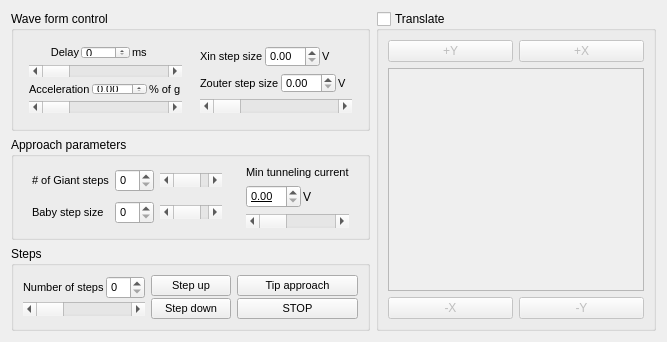
<?xml version="1.0" encoding="UTF-8"?>
<ui version="4.0">
 <class>TipApproach</class>
 <widget class="QWidget" name="TipApproach">
  <property name="geometry">
   <rect>
    <x>0</x>
    <y>0</y>
    <width>667</width>
    <height>342</height>
   </rect>
  </property>
  <property name="sizePolicy">
   <sizepolicy hsizetype="Minimum" vsizetype="Minimum">
    <horstretch>0</horstretch>
    <verstretch>0</verstretch>
   </sizepolicy>
  </property>
  <property name="minimumSize">
   <size>
    <width>667</width>
    <height>339</height>
   </size>
  </property>
  <property name="windowTitle">
   <string>Form</string>
  </property>
  <layout class="QGridLayout" name="gridLayout_3">
   <item row="0" column="0">
    <layout class="QVBoxLayout" name="verticalLayout_8">
     <item>
      <widget class="QGroupBox" name="groupBox">
       <property name="title">
        <string>Wave form control</string>
       </property>
       <layout class="QGridLayout" name="gridLayout_9">
        <item row="0" column="0">
         <widget class="QWidget" name="widget_4" native="true">
          <layout class="QGridLayout" name="gridLayout_8">
           <property name="leftMargin">
            <number>6</number>
           </property>
           <property name="topMargin">
            <number>6</number>
           </property>
           <property name="rightMargin">
            <number>6</number>
           </property>
           <property name="bottomMargin">
            <number>6</number>
           </property>
           <item row="0" column="0">
            <layout class="QHBoxLayout" name="horizontalLayout">
             <property name="spacing">
              <number>2</number>
             </property>
             <item>
              <widget class="QLabel" name="label">
               <property name="font">
                <font>
                 <pointsize>8</pointsize>
                </font>
               </property>
               <property name="layoutDirection">
                <enum>Qt::LeftToRight</enum>
               </property>
               <property name="text">
                <string>Delay</string>
               </property>
               <property name="alignment">
                <set>Qt::AlignRight|Qt::AlignTrailing|Qt::AlignVCenter</set>
               </property>
               <property name="margin">
                <number>4</number>
               </property>
              </widget>
             </item>
             <item>
              <widget class="QSpinBox" name="spinBox">
               <property name="font">
                <font>
                 <pointsize>8</pointsize>
                </font>
               </property>
              </widget>
             </item>
             <item>
              <widget class="QLabel" name="label_2">
               <property name="font">
                <font>
                 <pointsize>8</pointsize>
                </font>
               </property>
               <property name="text">
                <string>ms</string>
               </property>
              </widget>
             </item>
            </layout>
           </item>
           <item row="1" column="0">
            <widget class="QScrollBar" name="horizontalScrollBar">
             <property name="orientation">
              <enum>Qt::Horizontal</enum>
             </property>
            </widget>
           </item>
           <item row="2" column="0">
            <layout class="QHBoxLayout" name="horizontalLayout_2">
             <property name="spacing">
              <number>2</number>
             </property>
             <item>
              <widget class="QLabel" name="label_3">
               <property name="font">
                <font>
                 <pointsize>8</pointsize>
                </font>
               </property>
               <property name="text">
                <string>Acceleration</string>
               </property>
              </widget>
             </item>
             <item>
              <widget class="QDoubleSpinBox" name="doubleSpinBox">
               <property name="font">
                <font>
                 <pointsize>8</pointsize>
                </font>
               </property>
              </widget>
             </item>
             <item>
              <widget class="QLabel" name="label_4">
               <property name="font">
                <font>
                 <pointsize>8</pointsize>
                </font>
               </property>
               <property name="text">
                <string>% of g</string>
               </property>
              </widget>
             </item>
            </layout>
           </item>
           <item row="3" column="0">
            <widget class="QScrollBar" name="horizontalScrollBar_2">
             <property name="orientation">
              <enum>Qt::Horizontal</enum>
             </property>
            </widget>
           </item>
          </layout>
         </widget>
        </item>
        <item row="0" column="1">
         <widget class="QWidget" name="widget_8" native="true">
          <layout class="QGridLayout" name="gridLayout_7">
           <property name="leftMargin">
            <number>6</number>
           </property>
           <property name="topMargin">
            <number>6</number>
           </property>
           <property name="rightMargin">
            <number>6</number>
           </property>
           <property name="bottomMargin">
            <number>6</number>
           </property>
           <item row="0" column="0">
            <layout class="QHBoxLayout" name="horizontalLayout_3">
             <property name="spacing">
              <number>2</number>
             </property>
             <item>
              <widget class="QLabel" name="label_5">
               <property name="font">
                <font>
                 <pointsize>8</pointsize>
                </font>
               </property>
               <property name="text">
                <string>Xin step size</string>
               </property>
              </widget>
             </item>
             <item>
              <widget class="QDoubleSpinBox" name="doubleSpinBox_2">
               <property name="font">
                <font>
                 <pointsize>8</pointsize>
                </font>
               </property>
              </widget>
             </item>
             <item>
              <widget class="QLabel" name="label_6">
               <property name="font">
                <font>
                 <pointsize>8</pointsize>
                </font>
               </property>
               <property name="text">
                <string>V</string>
               </property>
              </widget>
             </item>
            </layout>
           </item>
           <item row="1" column="0">
            <layout class="QHBoxLayout" name="horizontalLayout_4">
             <property name="spacing">
              <number>2</number>
             </property>
             <item>
              <widget class="QLabel" name="label_7">
               <property name="font">
                <font>
                 <pointsize>8</pointsize>
                </font>
               </property>
               <property name="text">
                <string>Zouter step size</string>
               </property>
              </widget>
             </item>
             <item>
              <widget class="QDoubleSpinBox" name="doubleSpinBox_3">
               <property name="font">
                <font>
                 <pointsize>8</pointsize>
                </font>
               </property>
              </widget>
             </item>
             <item>
              <widget class="QLabel" name="label_8">
               <property name="font">
                <font>
                 <pointsize>8</pointsize>
                </font>
               </property>
               <property name="text">
                <string>V</string>
               </property>
              </widget>
             </item>
            </layout>
           </item>
           <item row="2" column="0">
            <widget class="QScrollBar" name="horizontalScrollBar_3">
             <property name="orientation">
              <enum>Qt::Horizontal</enum>
             </property>
            </widget>
           </item>
          </layout>
         </widget>
        </item>
       </layout>
      </widget>
     </item>
     <item>
      <widget class="QGroupBox" name="groupBox_2">
       <property name="title">
        <string>Approach parameters</string>
       </property>
       <layout class="QGridLayout" name="gridLayout_6">
        <property name="topMargin">
         <number>0</number>
        </property>
        <property name="bottomMargin">
         <number>0</number>
        </property>
        <item row="0" column="1">
         <widget class="QWidget" name="widget_7" native="true">
          <layout class="QGridLayout" name="gridLayout_5">
           <property name="leftMargin">
            <number>9</number>
           </property>
           <property name="topMargin">
            <number>9</number>
           </property>
           <property name="rightMargin">
            <number>9</number>
           </property>
           <property name="bottomMargin">
            <number>9</number>
           </property>
           <property name="spacing">
            <number>6</number>
           </property>
           <item row="1" column="0">
            <layout class="QHBoxLayout" name="horizontalLayout_8">
             <property name="spacing">
              <number>2</number>
             </property>
             <property name="topMargin">
              <number>0</number>
             </property>
             <property name="bottomMargin">
              <number>0</number>
             </property>
             <item>
              <widget class="QDoubleSpinBox" name="doubleSpinBox_4">
               <property name="font">
                <font>
                 <pointsize>8</pointsize>
                 <underline>true</underline>
                </font>
               </property>
              </widget>
             </item>
             <item>
              <widget class="QLabel" name="label_13">
               <property name="text">
                <string>V</string>
               </property>
              </widget>
             </item>
            </layout>
           </item>
           <item row="0" column="0">
            <widget class="QLabel" name="label_12">
             <property name="sizePolicy">
              <sizepolicy hsizetype="Minimum" vsizetype="Minimum">
               <horstretch>0</horstretch>
               <verstretch>0</verstretch>
              </sizepolicy>
             </property>
             <property name="maximumSize">
              <size>
               <width>16777215</width>
               <height>16777212</height>
              </size>
             </property>
             <property name="font">
              <font>
               <pointsize>8</pointsize>
              </font>
             </property>
             <property name="inputMethodHints">
              <set>Qt::ImhNoEditMenu</set>
             </property>
             <property name="text">
              <string>Min tunneling current</string>
             </property>
             <property name="alignment">
              <set>Qt::AlignBottom|Qt::AlignLeading|Qt::AlignLeft</set>
             </property>
            </widget>
           </item>
           <item row="2" column="0">
            <spacer name="horizontalSpacer_5">
             <property name="orientation">
              <enum>Qt::Horizontal</enum>
             </property>
             <property name="sizeType">
              <enum>QSizePolicy::Minimum</enum>
             </property>
             <property name="sizeHint" stdset="0">
              <size>
               <width>40</width>
               <height>0</height>
              </size>
             </property>
            </spacer>
           </item>
           <item row="3" column="0">
            <widget class="QScrollBar" name="horizontalScrollBar_7">
             <property name="orientation">
              <enum>Qt::Horizontal</enum>
             </property>
            </widget>
           </item>
          </layout>
         </widget>
        </item>
        <item row="0" column="0">
         <widget class="QWidget" name="widget_5" native="true">
          <layout class="QGridLayout" name="gridLayout_4">
           <item row="0" column="0">
            <widget class="QLabel" name="label_9">
             <property name="sizePolicy">
              <sizepolicy hsizetype="Minimum" vsizetype="Preferred">
               <horstretch>0</horstretch>
               <verstretch>0</verstretch>
              </sizepolicy>
             </property>
             <property name="font">
              <font>
               <pointsize>8</pointsize>
              </font>
             </property>
             <property name="text">
              <string># of Giant steps</string>
             </property>
            </widget>
           </item>
           <item row="0" column="2">
            <widget class="QScrollBar" name="horizontalScrollBar_4">
             <property name="orientation">
              <enum>Qt::Horizontal</enum>
             </property>
            </widget>
           </item>
           <item row="0" column="1">
            <widget class="QSpinBox" name="spinBox_2">
             <property name="font">
              <font>
               <pointsize>8</pointsize>
              </font>
             </property>
            </widget>
           </item>
           <item row="2" column="1">
            <widget class="QSpinBox" name="spinBox_3">
             <property name="font">
              <font>
               <pointsize>8</pointsize>
              </font>
             </property>
            </widget>
           </item>
           <item row="2" column="0">
            <widget class="QLabel" name="label_10">
             <property name="sizePolicy">
              <sizepolicy hsizetype="Minimum" vsizetype="Preferred">
               <horstretch>0</horstretch>
               <verstretch>0</verstretch>
              </sizepolicy>
             </property>
             <property name="font">
              <font>
               <pointsize>8</pointsize>
              </font>
             </property>
             <property name="text">
              <string>Baby step size</string>
             </property>
            </widget>
           </item>
           <item row="2" column="2">
            <widget class="QScrollBar" name="horizontalScrollBar_5">
             <property name="orientation">
              <enum>Qt::Horizontal</enum>
             </property>
            </widget>
           </item>
           <item row="1" column="2">
            <spacer name="horizontalSpacer_4">
             <property name="orientation">
              <enum>Qt::Horizontal</enum>
             </property>
             <property name="sizeHint" stdset="0">
              <size>
               <width>40</width>
               <height>0</height>
              </size>
             </property>
            </spacer>
           </item>
          </layout>
         </widget>
        </item>
       </layout>
      </widget>
     </item>
     <item>
      <widget class="QGroupBox" name="groupBox_3">
       <property name="title">
        <string>Steps</string>
       </property>
       <layout class="QGridLayout" name="gridLayout_2">
        <item row="0" column="0">
         <widget class="QWidget" name="widget" native="true">
          <layout class="QVBoxLayout" name="verticalLayout_4">
           <property name="spacing">
            <number>2</number>
           </property>
           <property name="leftMargin">
            <number>0</number>
           </property>
           <property name="topMargin">
            <number>0</number>
           </property>
           <property name="rightMargin">
            <number>0</number>
           </property>
           <property name="bottomMargin">
            <number>0</number>
           </property>
           <item>
            <layout class="QHBoxLayout" name="horizontalLayout_7">
             <property name="spacing">
              <number>2</number>
             </property>
             <item>
              <widget class="QLabel" name="label_11">
               <property name="font">
                <font>
                 <pointsize>8</pointsize>
                </font>
               </property>
               <property name="text">
                <string>Number of steps</string>
               </property>
              </widget>
             </item>
             <item>
              <widget class="QSpinBox" name="spinBox_4">
               <property name="font">
                <font>
                 <pointsize>8</pointsize>
                </font>
               </property>
              </widget>
             </item>
            </layout>
           </item>
           <item>
            <widget class="QScrollBar" name="horizontalScrollBar_6">
             <property name="orientation">
              <enum>Qt::Horizontal</enum>
             </property>
            </widget>
           </item>
           <item>
            <spacer name="horizontalSpacer_2">
             <property name="orientation">
              <enum>Qt::Horizontal</enum>
             </property>
             <property name="sizeType">
              <enum>QSizePolicy::Minimum</enum>
             </property>
             <property name="sizeHint" stdset="0">
              <size>
               <width>40</width>
               <height>0</height>
              </size>
             </property>
            </spacer>
           </item>
          </layout>
         </widget>
        </item>
        <item row="0" column="1">
         <widget class="QWidget" name="widget_2" native="true">
          <layout class="QVBoxLayout" name="verticalLayout_6">
           <property name="spacing">
            <number>2</number>
           </property>
           <property name="leftMargin">
            <number>0</number>
           </property>
           <property name="topMargin">
            <number>0</number>
           </property>
           <property name="rightMargin">
            <number>0</number>
           </property>
           <property name="bottomMargin">
            <number>0</number>
           </property>
           <item>
            <widget class="QPushButton" name="pushButton">
             <property name="font">
              <font>
               <pointsize>8</pointsize>
              </font>
             </property>
             <property name="text">
              <string>Step up</string>
             </property>
            </widget>
           </item>
           <item>
            <widget class="QPushButton" name="pushButton_2">
             <property name="font">
              <font>
               <pointsize>8</pointsize>
              </font>
             </property>
             <property name="text">
              <string>Step down</string>
             </property>
            </widget>
           </item>
           <item>
            <spacer name="horizontalSpacer_3">
             <property name="orientation">
              <enum>Qt::Horizontal</enum>
             </property>
             <property name="sizeType">
              <enum>QSizePolicy::Minimum</enum>
             </property>
             <property name="sizeHint" stdset="0">
              <size>
               <width>40</width>
               <height>0</height>
              </size>
             </property>
            </spacer>
           </item>
          </layout>
         </widget>
        </item>
        <item row="0" column="2">
         <widget class="QWidget" name="widget_6" native="true">
          <layout class="QVBoxLayout" name="verticalLayout_9">
           <property name="spacing">
            <number>2</number>
           </property>
           <property name="leftMargin">
            <number>0</number>
           </property>
           <property name="topMargin">
            <number>0</number>
           </property>
           <property name="rightMargin">
            <number>0</number>
           </property>
           <property name="bottomMargin">
            <number>0</number>
           </property>
           <item>
            <widget class="QPushButton" name="pushButton_3">
             <property name="font">
              <font>
               <pointsize>8</pointsize>
              </font>
             </property>
             <property name="text">
              <string>Tip approach</string>
             </property>
            </widget>
           </item>
           <item>
            <widget class="QPushButton" name="pushButton_4">
             <property name="font">
              <font>
               <pointsize>8</pointsize>
              </font>
             </property>
             <property name="text">
              <string>STOP</string>
             </property>
            </widget>
           </item>
           <item>
            <spacer name="horizontalSpacer">
             <property name="orientation">
              <enum>Qt::Horizontal</enum>
             </property>
             <property name="sizeType">
              <enum>QSizePolicy::Expanding</enum>
             </property>
             <property name="sizeHint" stdset="0">
              <size>
               <width>30</width>
               <height>0</height>
              </size>
             </property>
            </spacer>
           </item>
          </layout>
         </widget>
        </item>
       </layout>
      </widget>
     </item>
    </layout>
   </item>
   <item row="0" column="1">
    <widget class="QGroupBox" name="groupBox_4">
     <property name="title">
      <string>Translate</string>
     </property>
     <property name="checkable">
      <bool>true</bool>
     </property>
     <property name="checked">
      <bool>false</bool>
     </property>
     <layout class="QGridLayout" name="gridLayout">
      <item row="0" column="1">
       <widget class="QPushButton" name="pushButton_6">
        <property name="text">
         <string>+X</string>
        </property>
       </widget>
      </item>
      <item row="0" column="0">
       <widget class="QPushButton" name="pushButton_5">
        <property name="text">
         <string>+Y</string>
        </property>
       </widget>
      </item>
      <item row="2" column="0">
       <widget class="QPushButton" name="pushButton_7">
        <property name="text">
         <string>-X</string>
        </property>
       </widget>
      </item>
      <item row="2" column="1">
       <widget class="QPushButton" name="pushButton_8">
        <property name="text">
         <string>-Y</string>
        </property>
       </widget>
      </item>
      <item row="1" column="0" colspan="2">
       <widget class="QTextBrowser" name="textBrowser"/>
      </item>
     </layout>
    </widget>
   </item>
  </layout>
 </widget>
 <resources/>
 <connections/>
</ui>
